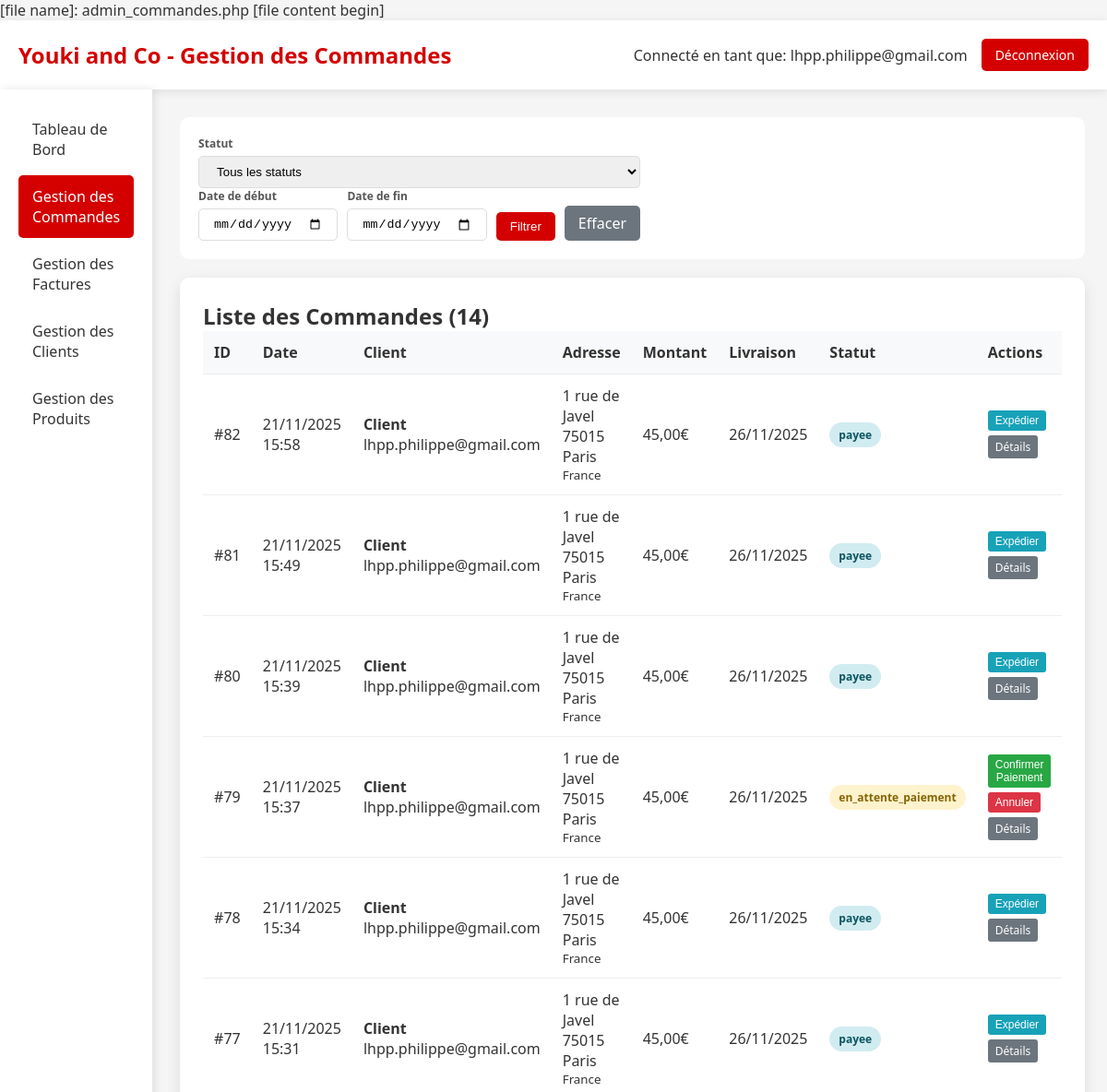
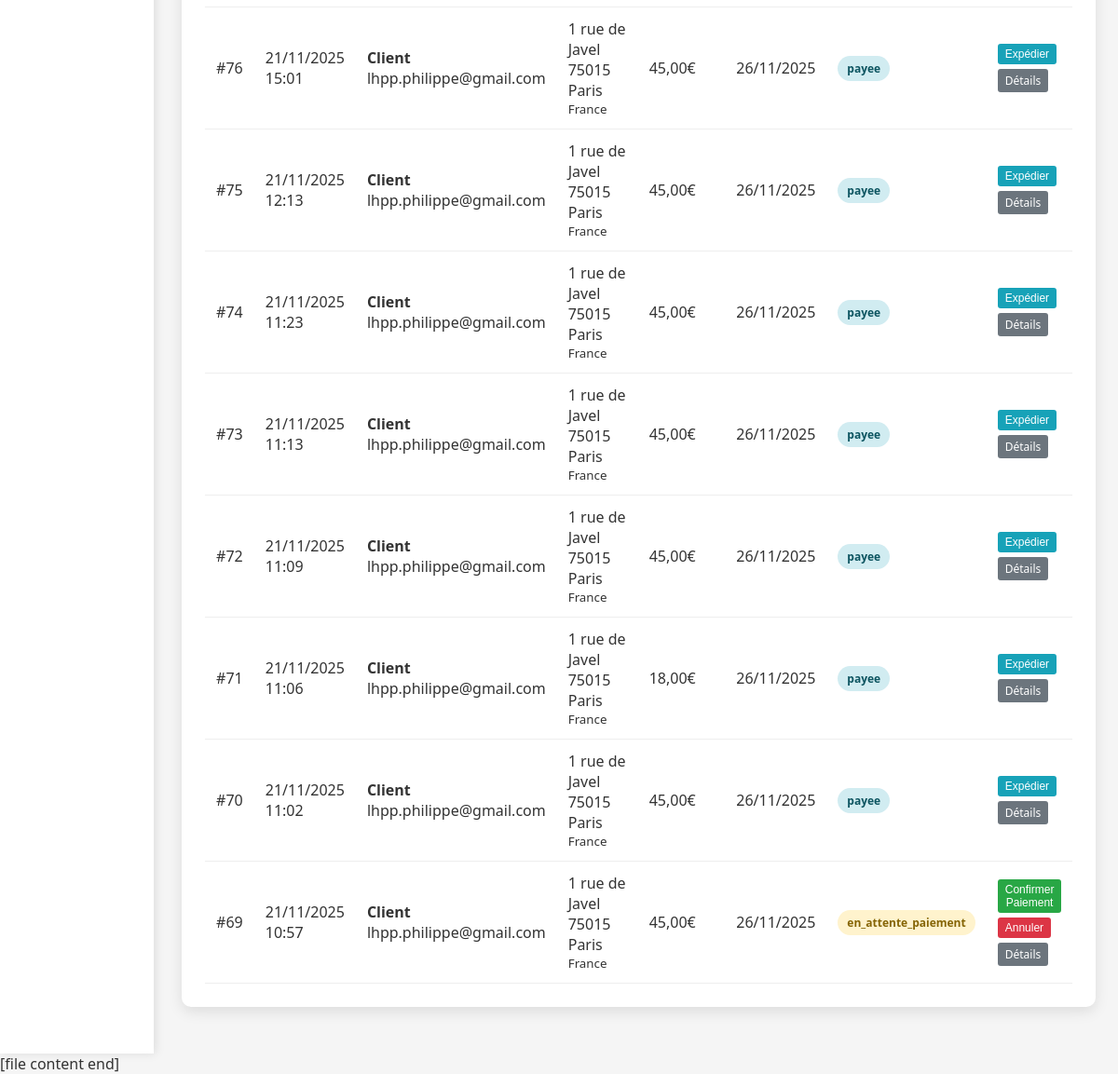
The page /admin_commandes.php (signed in) on the database its author committed (2 pictures, top to bottom).
### tables this page shows
CREATE TABLE IF NOT EXISTS `commande` (
  `idCommande` bigint NOT NULL AUTO_INCREMENT,
  `idClient` bigint NOT NULL,
  `idAdresseLivraison` bigint NOT NULL,
  `idAdresseFacturation` bigint DEFAULT NULL,
  `dateCommande` datetime NOT NULL,
  `modeReglement` varchar(20) NOT NULL DEFAULT 'CB',
  `delaiLivraison` date NOT NULL,
  `fraisDePort` double NOT NULL,
  `montantTotal` double NOT NULL,
  `statut` varchar(20) NOT NULL DEFAULT 'en_attente',
  `statut_paiement` enum('en_attente','payee','echec','annulee','rembourse') DEFAULT 'en_attente',
  `idPaiement` int DEFAULT NULL,
  PRIMARY KEY (`idCommande`),
  KEY `Commande_idClient_FK` (`idClient`),
  KEY `Commande_idAdresseLivraison_FK` (`idAdresseLivraison`),
  KEY `idAdresseFacturation` (`idAdresseFacturation`)
);

CREATE TABLE IF NOT EXISTS `client` (
  `idClient` bigint NOT NULL AUTO_INCREMENT,
  `email` varchar(50) NOT NULL,
  `motDePasse` varchar(255) DEFAULT NULL,
  `nom` varchar(50) DEFAULT NULL,
  `prenom` varchar(50) DEFAULT NULL,
  `telephone` varchar(20) DEFAULT NULL,
  `email_confirme` tinyint(1) DEFAULT '0',
  `token_confirmation` varchar(64) DEFAULT NULL,
  `token_expires` datetime DEFAULT NULL,
  `type` enum('temporaire','permanent') DEFAULT 'temporaire',
  `date_creation` datetime DEFAULT CURRENT_TIMESTAMP,
  `session_id` varchar(128) DEFAULT NULL,
  PRIMARY KEY (`idClient`),
  KEY `idx_client_type` (`type`),
  KEY `idx_client_session` (`session_id`),
  KEY `idx_client_date` (`date_creation`)
);

CREATE TABLE IF NOT EXISTS `adresse` (
  `idAdresse` bigint NOT NULL AUTO_INCREMENT,
  `idClient` bigint NOT NULL,
  `nom` varchar(50) NOT NULL,
  `prenom` varchar(50) NOT NULL,
  `adresse` varchar(50) NOT NULL,
  `codePostal` varchar(50) NOT NULL,
  `ville` varchar(50) NOT NULL,
  `pays` varchar(50) NOT NULL,
  `telephone` varchar(50) NOT NULL,
  `instructions` varchar(255) DEFAULT NULL,
  `societe` varchar(50) DEFAULT NULL,
  `type` varchar(20) DEFAULT 'livraison',
  `dateCreation` datetime DEFAULT CURRENT_TIMESTAMP,
  PRIMARY KEY (`idAdresse`),
  KEY `Adresse_idClient_FK` (`idClient`)
);

### admin_commandes.php (the view, shortened to what this page needs)
<?php
require_once 'config.php';
try {
    $pdo = new PDO("mysql:host=$host;dbname=$dbname;charset=utf8", $username, $password);
    $pdo->setAttribute(PDO::ATTR_ERRMODE, PDO::ERRMODE_EXCEPTION);
    $statut = $_GET['statut'] ?? 'tous';
    $date_debut = $_GET['date_debut'] ?? '';
    $date_fin = $_GET['date_fin'] ?? '';
    $where = "";
    $params = [];
    $stmt = $pdo->prepare("
        SELECT c.idCommande, c.dateCommande, c.montantTotal, c.statut, c.delaiLivraison,
               cl.nom, cl.prenom, cl.email, cl.telephone,
               a.adresse, a.codePostal, a.ville, a.pays
        FROM Commande c
        JOIN Client cl ON c.idClient = cl.idClient
        JOIN Adresse a ON c.idAdresseLivraison = a.idAdresse
        $where
        ORDER BY c.dateCommande DESC
    ");
    $stmt->execute($params);
    $commandes = $stmt->fetchAll(PDO::FETCH_ASSOC);
} catch (PDOException $e) {
    die("Erreur de connexion à la base de données: " . $e->getMessage());
}
?>
<!DOCTYPE html>
<html lang="fr">
<head>
</head>
<body>
    <div class="header">
        <div class="logo">
            <h1>Youki and Co - Gestion des Commandes</h1>
        </div>
        <div class="admin-info">
            <span>Connecté en tant que: <?= htmlspecialchars($_SESSION['admin_email']) ?></span>
            <a href="admin_dashboard.php?logout=1" class="btn-logout">Déconnexion</a>
        </div>
    </div>
    <div class="container">
        <div class="sidebar">
            <a href="admin_dashboard.php" class="nav-item">Tableau de Bord</a>
            <a href="admin_commandes.php" class="nav-item active">Gestion des Commandes</a>
            <a href="admin_factures.php" class="nav-item">Gestion des Factures</a>
            <a href="admin_clients.php" class="nav-item">Gestion des Clients</a>
            <a href="admin_produits.php" class="nav-item">Gestion des Produits</a>
        </div>
        <div class="main-content">
            <div class="filters">
                <form method="GET" class="filter-form">
                    <div class="filter-group">
                        <label class="filter-label">Statut</label>
                        <select name="statut" class="filter-select" onchange="this.form.submit()">
                            <option value="tous" <?= $statut === 'tous' ? 'selected' : '' ?>>Tous les statuts</option>
                        </select>
                    </div>
                    <div class="date-filters">
                        <div class="filter-group">
                            <label class="filter-label">Date de début</label>
                            <input type="date" name="date_debut" class="filter-input" value="<?= htmlspecialchars($date_debut) ?>">
                        </div>
                        <div class="filter-group">
                            <label class="filter-label">Date de fin</label>
                            <input type="date" name="date_fin" class="filter-input" value="<?= htmlspecialchars($date_fin) ?>">
                        </div>
                        <button type="submit" class="btn-filter">Filtrer</button>
                        <a href="admin_commandes.php" class="btn-clear">Effacer</a>
                    </div>
                </form>
            </div>
            <div class="section">
                <h2>Liste des Commandes (<?= count($commandes) ?>)</h2>
                <?php if (empty($commandes)): ?>
                    <div class="no-orders">
                        Aucune commande trouvée pour les critères sélectionnés.
                    </div>
                <?php else: ?>
                <table>
                    <thead>
                        <tr>
                            <th>ID</th>
                            <th>Date</th>
                            <th>Client</th>
                            <th>Adresse</th>
                            <th>Montant</th>
                            <th>Livraison</th>
                            <th>Statut</th>
                            <th>Actions</th>
                        </tr>
                    </thead>
                    <tbody>
                        <?php foreach ($commandes as $commande): ?>
                        <tr>
                            <td>#<?= $commande['idCommande'] ?></td>
                            <td><?= date('d/m/Y H:i', strtotime($commande['dateCommande'])) ?></td>
                            <td>
                                <strong><?= htmlspecialchars($commande['prenom'] . ' ' . $commande['nom']) ?></strong><br>
                                <?= htmlspecialchars($commande['email']) ?><br>
                            </td>
                            <td>
                                <?= htmlspecialchars($commande['adresse']) ?><br>
                                <?= htmlspecialchars($commande['codePostal'] . ' ' . $commande['ville']) ?><br>
                                <small><?= htmlspecialchars($commande['pays']) ?></small>
                            </td>
                            <td><?= number_format($commande['montantTotal'], 2, ',', ' ') ?>€</td>
                            <td><?= date('d/m/Y', strtotime($commande['delaiLivraison'])) ?></td>
                            <td>
                                <span class="status-badge status-<?= $commande['statut'] ?>"
                                      onclick="changerStatut(<?= $commande['idCommande'] ?>, '<?= $commande['statut'] ?>')"
                                      title="Cliquez pour changer le statut">
                                    <?= $commande['statut'] ?>
                                </span>
                            </td>
                            <td>
                                <div class="order-actions">
                                    <?php if ($commande['statut'] === 'en_attente_paiement'): ?>
                                        <form method="POST" class="action-form">
                                            <button type="submit" name="action" value="confirmer" class="btn-small btn-confirm" onclick="return confirm('Confirmer le paiement de cette commande ?')">Confirmer Paiement</button>
                                        </form>
                                        <form method="POST" class="action-form">
                                            <button type="submit" name="action" value="annuler" class="btn-small btn-cancel" onclick="return confirm('Annuler cette commande ?')">Annuler</button>
                                        </form>
                                    <?php elseif ($commande['statut'] === 'payee'): ?>
                                        <form method="POST" class="action-form">
                                            <button type="submit" name="action" value="expedier" class="btn-small btn-ship" onclick="return confirm('Marquer cette commande comme expédiée ?')">Expédier</button>
                                        </form>
                                    <?php endif; ?>
                                    <a href="admin_commande_detail.php?id=<?= $commande['idCommande'] ?>" class="btn-small btn-details">Détails</a>
                                </div>
                            </td>
                        </tr>
                        <?php endforeach; ?>
                    </tbody>
                </table>
                <?php endif; ?>
            </div>
        </div>
    </div>
</body>
</html>

### admin_commandes.php (style rules this page uses)
.filters { background: white; padding: 20px; border-radius: 10px; margin-bottom: 20px; display: flex; gap: 15px; align-items: center; flex-wrap: wrap; }
.filter-group { display: flex; flex-direction: column; gap: 5px; }
.filter-label { font-size: 12px; font-weight: bold; color: #555; }
.filter-select, .filter-input { padding: 8px 15px; border: 1px solid #ddd; border-radius: 5px; }
.btn-filter { background: #d40000; color: white; padding: 8px 15px; border: none; border-radius: 5px; cursor: pointer; align-self: flex-end; }
.btn-clear { background: #6c757d; color: white; padding: 8px 15px; border: none; border-radius: 5px; cursor: pointer; align-self: flex-end; text-decoration: none; display: inline-block; }
.order-actions { display: flex; gap: 5px; flex-wrap: wrap; }
.btn-small { padding: 4px 8px; font-size: 12px; border: none; border-radius: 3px; cursor: pointer; text-decoration: none; display: inline-block; text-align: center; }
.btn-confirm { background: #28a745; color: white; }
.btn-ship { background: #17a2b8; color: white; }
.btn-cancel { background: #dc3545; color: white; }
.btn-details { background: #6c757d; color: white; }
* { margin: 0; padding: 0; box-sizing: border-box; }
body { font-family: 'Segoe UI', Tahoma, Geneva, Verdana, sans-serif; background: #f5f5f5; color: #333; }
.header { background: white; padding: 20px; box-shadow: 0 2px 10px rgba(0,0,0,0.1); display: flex; justify-content: space-between; align-items: center; }
.logo h1 { color: #d40000; font-size: 24px; }
.admin-info { display: flex; align-items: center; gap: 15px; }
.btn-logout { background: #d40000; color: white; padding: 8px 15px; text-decoration: none; border-radius: 5px; font-size: 14px; }
.container { display: flex; min-height: calc(100vh - 80px); }
.sidebar { width: 250px; background: white; padding: 20px; box-shadow: 2px 0 10px rgba(0,0,0,0.1); }
.nav-item { display: block; padding: 12px 15px; color: #333; text-decoration: none; border-radius: 5px; margin-bottom: 5px; transition: background 0.3s; }
.nav-item:hover, .nav-item.active { background: #d40000; color: white; }
.main-content { flex: 1; padding: 30px; }
.section { background: white; padding: 25px; border-radius: 10px; box-shadow: 0 5px 15px rgba(0,0,0,0.1); margin-bottom: 20px; }
table { width: 100%; border-collapse: collapse; }
th, td { padding: 12px; text-align: left; border-bottom: 1px solid #eee; }
th { background: #f8f9fa; font-weight: 600; }
.status-badge { padding: 5px 10px; border-radius: 15px; font-size: 12px; font-weight: bold; cursor: pointer; transition: all 0.3s; }
.status-en_attente_paiement { background: #fff3cd; color: #856404; }
.status-payee { background: #d1ecf1; color: #0c5460; }
.action-form { display: inline; margin: 0; padding: 0; }
.date-filters { display: flex; gap: 10px; align-items: flex-end; }

### rows shown on the page
commande: idCommande "82", dateCommande "21/11/2025 15:58", idClient.nom "Client", idClient.email "lhpp.philippe@gmail.com", idAdresseLivraison.adresse "1 rue de Javel", idAdresseLivraison.ville "75015 Paris", idAdresseLivraison.pays "France", montantTotal "45,00", delaiLivraison "26/11/2025", statut "payee"
commande: idCommande "81", dateCommande "21/11/2025 15:49", idClient.nom "Client", idClient.email "lhpp.philippe@gmail.com", idAdresseLivraison.adresse "1 rue de Javel", idAdresseLivraison.ville "75015 Paris", idAdresseLivraison.pays "France", montantTotal "45,00", delaiLivraison "26/11/2025", statut "payee"
commande: idCommande "80", dateCommande "21/11/2025 15:39", idClient.nom "Client", idClient.email "lhpp.philippe@gmail.com", idAdresseLivraison.adresse "1 rue de Javel", idAdresseLivraison.ville "75015 Paris", idAdresseLivraison.pays "France", montantTotal "45,00", delaiLivraison "26/11/2025", statut "payee"
commande: idCommande "79", dateCommande "21/11/2025 15:37", idClient.nom "Client", idClient.email "lhpp.philippe@gmail.com", idAdresseLivraison.adresse "1 rue de Javel", idAdresseLivraison.ville "75015 Paris", idAdresseLivraison.pays "France", montantTotal "45,00", delaiLivraison "26/11/2025", statut "en_attente_paiement"
commande: idCommande "78", dateCommande "21/11/2025 15:34", idClient.nom "Client", idClient.email "lhpp.philippe@gmail.com", idAdresseLivraison.adresse "1 rue de Javel", idAdresseLivraison.ville "75015 Paris", idAdresseLivraison.pays "France", montantTotal "45,00", delaiLivraison "26/11/2025", statut "payee"
commande: idCommande "77", dateCommande "21/11/2025 15:31", idClient.nom "Client", idClient.email "lhpp.philippe@gmail.com", idAdresseLivraison.adresse "1 rue de Javel", idAdresseLivraison.ville "75015 Paris", idAdresseLivraison.pays "France", montantTotal "45,00", delaiLivraison "26/11/2025", statut "payee"
commande: idCommande "76", dateCommande "21/11/2025 15:01", idClient.nom "Client", idClient.email "lhpp.philippe@gmail.com", idAdresseLivraison.adresse "1 rue de Javel", idAdresseLivraison.ville "75015 Paris", idAdresseLivraison.pays "France", montantTotal "45,00", delaiLivraison "26/11/2025", statut "payee"
commande: idCommande "75", dateCommande "21/11/2025 12:13", idClient.nom "Client", idClient.email "lhpp.philippe@gmail.com", idAdresseLivraison.adresse "1 rue de Javel", idAdresseLivraison.ville "75015 Paris", idAdresseLivraison.pays "France", montantTotal "45,00", delaiLivraison "26/11/2025", statut "payee"
commande: idCommande "74", dateCommande "21/11/2025 11:23", idClient.nom "Client", idClient.email "lhpp.philippe@gmail.com", idAdresseLivraison.adresse "1 rue de Javel", idAdresseLivraison.ville "75015 Paris", idAdresseLivraison.pays "France", montantTotal "45,00", delaiLivraison "26/11/2025", statut "payee"
commande: idCommande "73", dateCommande "21/11/2025 11:13", idClient.nom "Client", idClient.email "lhpp.philippe@gmail.com", idAdresseLivraison.adresse "1 rue de Javel", idAdresseLivraison.ville "75015 Paris", idAdresseLivraison.pays "France", montantTotal "45,00", delaiLivraison "26/11/2025", statut "payee"
commande: idCommande "72", dateCommande "21/11/2025 11:09", idClient.nom "Client", idClient.email "lhpp.philippe@gmail.com", idAdresseLivraison.adresse "1 rue de Javel", idAdresseLivraison.ville "75015 Paris", idAdresseLivraison.pays "France", montantTotal "45,00", delaiLivraison "26/11/2025", statut "payee"
commande: idCommande "71", dateCommande "21/11/2025 11:06", idClient.nom "Client", idClient.email "lhpp.philippe@gmail.com", idAdresseLivraison.adresse "1 rue de Javel", idAdresseLivraison.ville "75015 Paris", idAdresseLivraison.pays "France", montantTotal "18,00", delaiLivraison "26/11/2025", statut "payee"
commande: idCommande "70", dateCommande "21/11/2025 11:02", idClient.nom "Client", idClient.email "lhpp.philippe@gmail.com", idAdresseLivraison.adresse "1 rue de Javel", idAdresseLivraison.ville "75015 Paris", idAdresseLivraison.pays "France", montantTotal "45,00", delaiLivraison "26/11/2025", statut "payee"
commande: idCommande "69", dateCommande "21/11/2025 10:57", idClient.nom "Client", idClient.email "lhpp.philippe@gmail.com", idAdresseLivraison.adresse "1 rue de Javel", idAdresseLivraison.ville "75015 Paris", idAdresseLivraison.pays "France", montantTotal "45,00", delaiLivraison "26/11/2025", statut "en_attente_paiement"

### other values the page prints
$_SESSION['admin_email'] "lhpp.philippe@gmail.com"
count($commandes) "14"
